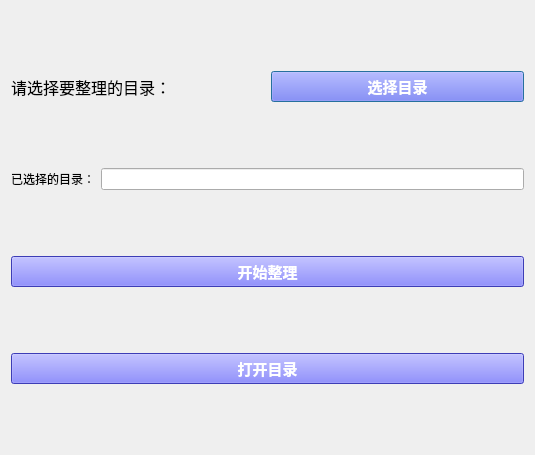
<?xml version="1.0" encoding="UTF-8"?>
<ui version="4.0">
 <class>Dialog</class>
 <widget class="QDialog" name="Dialog">
  <property name="geometry">
   <rect>
    <x>0</x>
    <y>0</y>
    <width>535</width>
    <height>455</height>
   </rect>
  </property>
  <property name="windowTitle">
   <string>文件整理器</string>
  </property>
  <property name="styleSheet">
   <string notr="true">QPushButton{
	font-size:15px;
	font-weight:bold;
	background-color:rgb(85, 85, 255);
	color:rgb(255, 255, 255)
}</string>
  </property>
  <layout class="QVBoxLayout" name="verticalLayout">
   <item>
    <layout class="QHBoxLayout" name="horizontalLayout">
     <item>
      <widget class="QLabel" name="label">
       <property name="styleSheet">
        <string notr="true">*{
	font-size:16px;
}</string>
       </property>
       <property name="text">
        <string>请选择要整理的目录：</string>
       </property>
      </widget>
     </item>
     <item>
      <widget class="QPushButton" name="pushButton_chose">
       <property name="text">
        <string>选择目录</string>
       </property>
      </widget>
     </item>
    </layout>
   </item>
   <item>
    <layout class="QHBoxLayout" name="horizontalLayout_2">
     <item>
      <widget class="QLabel" name="label_2">
       <property name="text">
        <string>已选择的目录：</string>
       </property>
      </widget>
     </item>
     <item>
      <widget class="QLineEdit" name="lineEdit_filepath">
       <property name="styleSheet">
        <string notr="true">*{
	font-size:10px;
}</string>
       </property>
      </widget>
     </item>
    </layout>
   </item>
   <item>
    <widget class="QPushButton" name="pushButton_arrang">
     <property name="text">
      <string>开始整理</string>
     </property>
    </widget>
   </item>
   <item>
    <widget class="QPushButton" name="pushButton_open">
     <property name="text">
      <string>打开目录</string>
     </property>
    </widget>
   </item>
  </layout>
 </widget>
 <resources/>
 <connections/>
</ui>
